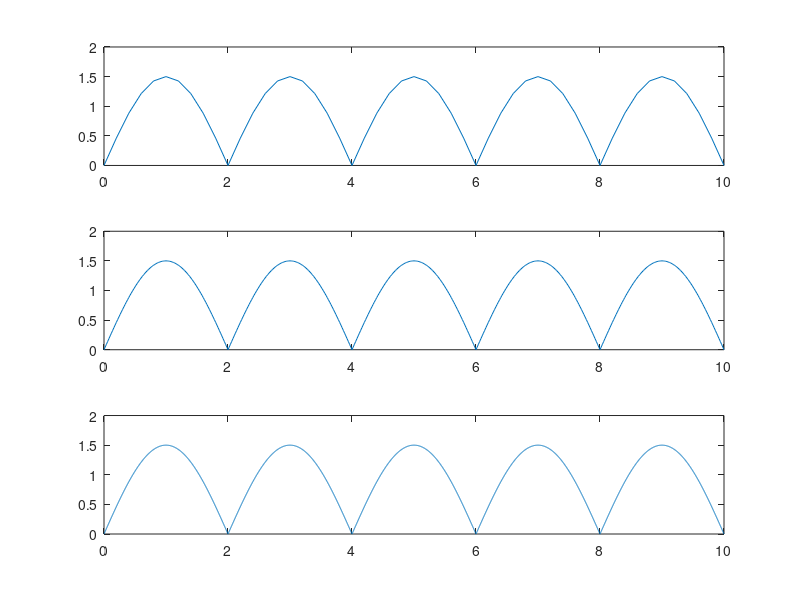

Source code (MATLAB):
T0=4;
f0=1/T0;

t1=0:0.2:10;
t2=0:0.02:10;
t3=0:0.002:10;
%inmultim cu 1.5 pt a avea o amplitudine de 1.5
sig1=1.5*sin(2*pi*f0*t1);
for (i=1:length(sig1))
if (sig1(i)<0)
sig1(i)=-sig1(i);
end
end

sig2=1.5*sin(2*pi*f0*t2);
for (i=1:length(sig2))
if (sig2(i)<0)
sig2(i)=-sig2(i);
end
end

sig3=1.5*sin(2*pi*f0*t3);
for (i=1:length(sig3))
if (sig3(i)<0)
sig3(i)=-sig3(i);
end
end

subplot(3,1,1)
plot(t1,sig1)
subplot(3,1,2)
plot(t2,sig2)
subplot(3,1,3)
plot(t3,sig3)
